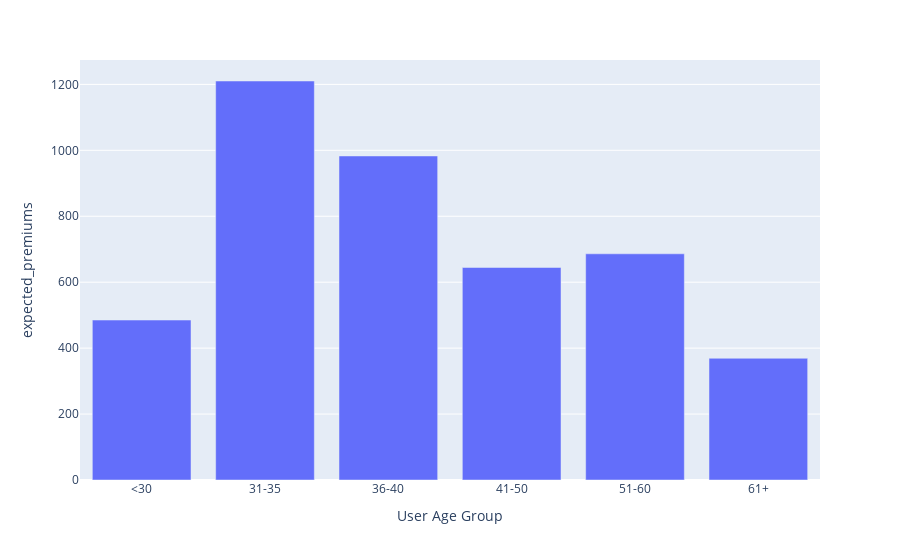

Here is the notebook cell this chart was saved with:
### Code cell
df = create_expected_returns(data, "User Age Group")
create_premiums_chart(df, "User Age Group")

### Figure 1 — Plotly figure (JSON) as saved in the notebook; plotly's stock layout.template omitted (floating-point values rounded to 4 significant figures)
{"data": [{"alignmentgroup": "True", "hovertemplate": "User Age Group=%{x}<br>expected_premiums=%{y}<extra></extra>", "legendgroup": "", "marker": {"color": "#636efa", "pattern": {"shape": ""}}, "name": "", "offsetgroup": "", "orientation": "v", "showlegend": false, "textposition": "auto", "type": "bar", "x": ["<30", "31-35", "36-40", "41-50", "51-60", "61+"], "xaxis": "x", "y": [485.2, 1210.0, 982.9, 644.6, 686.1, 369.2], "yaxis": "y"}], "layout": {"barmode": "relative", "legend": {"tracegroupgap": 0}, "margin": {"t": 60}, "xaxis": {"anchor": "y", "domain": [0, 1], "title": {"text": "User Age Group"}}, "yaxis": {"anchor": "x", "domain": [0, 1], "title": {"text": "expected_premiums"}}}}
